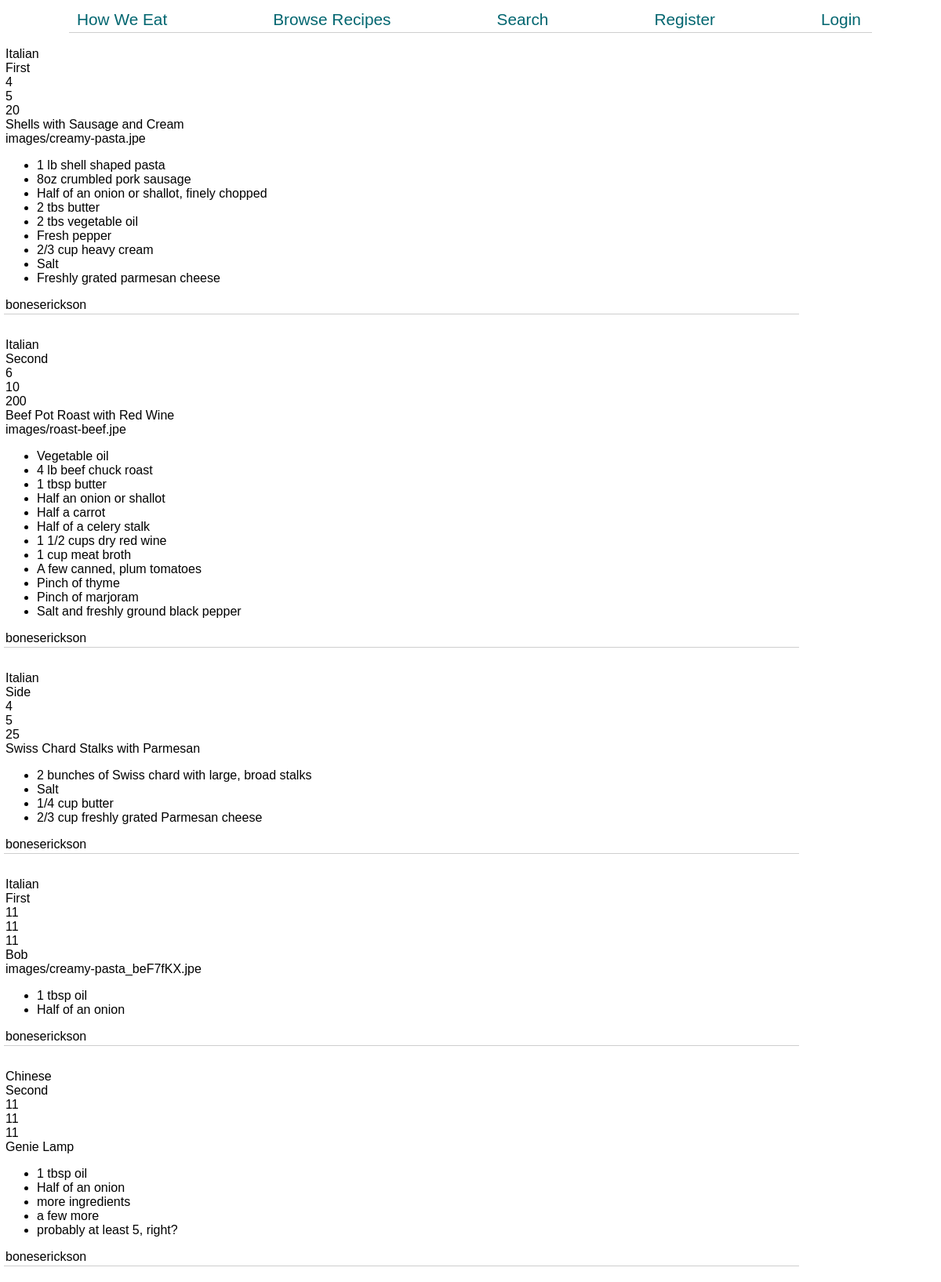
The page /profile/boneserickson on the database as committed earlier.
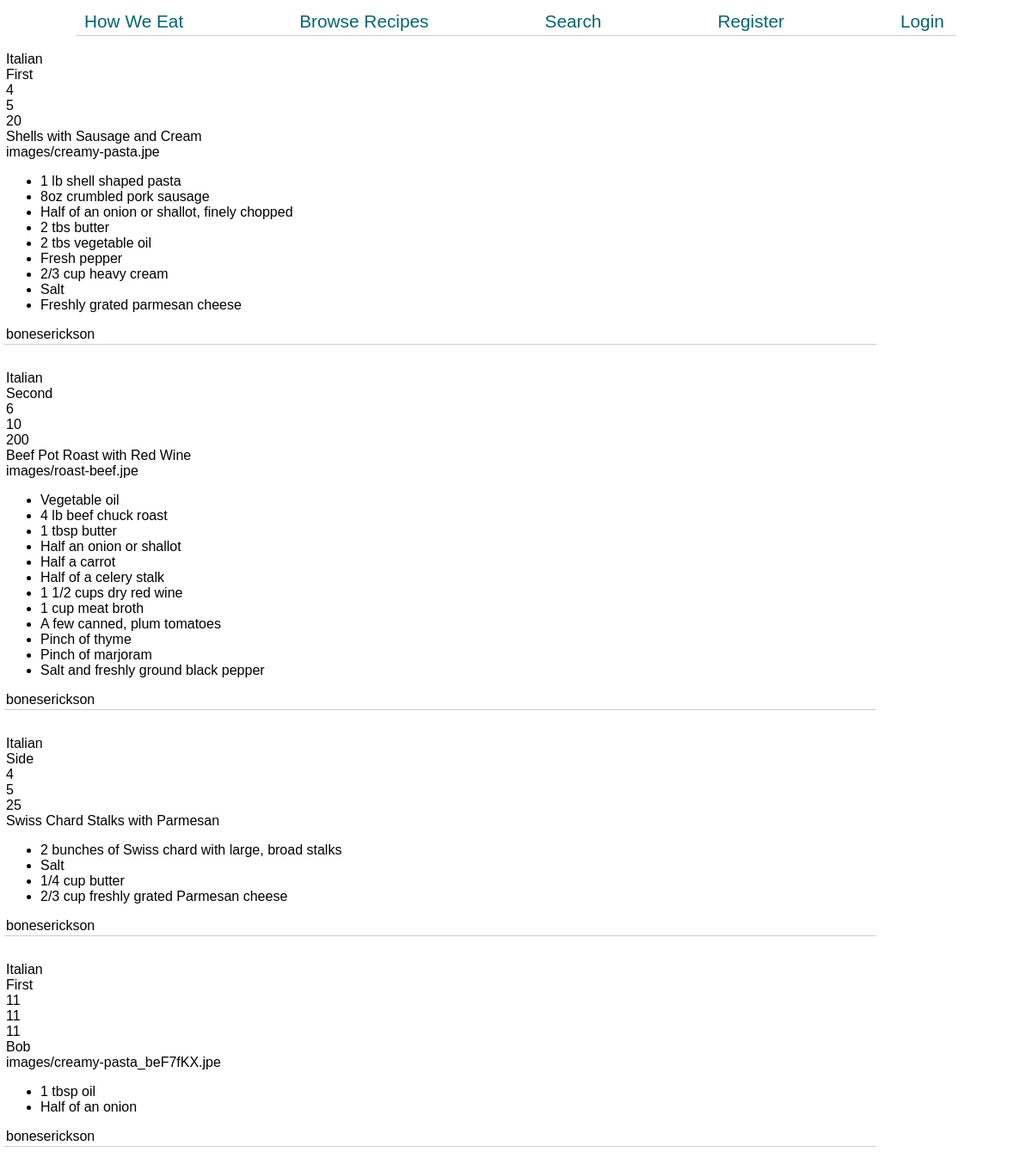
The same page on the database as committed later.
### cooking/models.py (models this page shows, shortened)
class RecipeItem(models.Model):
    name = models.CharField(max_length=100)
    image = models.ImageField(blank=True, upload_to='images/')
    prep_time = models.IntegerField()
    cook_time = models.IntegerField()
    servings = models.IntegerField()
    ingredients = models.TextField()
    directions = models.TextField()
    course = models.CharField(max_length=30)
    cuisine = models.CharField(max_length=30)
    creator = models.ForeignKey(User, on_delete=models.CASCADE)

class User(AbstractUser):
    pass

### cooking/views.py (the view)
# urls.py: path('profile/<str:username>', views.profile, name="profile"),
def profile(request, username):
    user = User.objects.get(username=username)
    recipe_items = RecipeItem.objects.filter(creator=user)
    for recipe_item in recipe_items:
        recipe_item.ingredients = markdown2.markdown(recipe_item.ingredients)
        recipe_item.directions = markdown2.markdown(recipe_item.directions)
    return render(request, "cooking/profile.html", {
        'recipe_items': recipe_items
    })

### cooking/templates/cooking/profile.html
{% extends "cooking/layout.html" %}
{% block body %}
<div class="recipe-container">
    {% for recipe_item in recipe_items %}
        <div class="recipe-box">
            <div>{{ recipe_item.cuisine }}</div>
            <div>{{ recipe_item.course }}</div>
            <div>{{ recipe_item.servings }}</div>
            <div>{{ recipe_item.prep_time }}</div>
            <div>{{ recipe_item.cook_time }}</div>
            <div>{{ recipe_item.name }}</div>
            <div>{{ recipe_item.image }}</div>
            <div>{{ recipe_item.ingredients|safe }}</div>
            <div>{{ recipe_item.creator }}</div>
        </div>
    {% endfor %}
    </div>
{% endblock %}

### cooking/templates/cooking/layout.html (shortened to what this page needs)
{% load static %}
<!DOCTYPE html>
<html lang="en">
    <head>
        <link href="{% static 'cooking/styles.css' %}" rel="stylesheet">
    </head>
    <body>
        <header class="nav-container">
            <nav class="nav-bar">
                <ul class="nav-links">
                    <a class="site-header" href="{% url 'index' %}">How We Eat</a>
                    <li class="nav-item"><a href="{% url 'browse' %}">Browse Recipes</a></li>
                    <li class="nav-item"><a href="{% url 'search' %}">Search</a></li>
                    {% if user.is_authenticated %}
                    <li class="nav-item"><a href="{% url 'logout' %}">Logout</a></li>
                    <li class="nav-item"><a href="{% url 'profile' request.user %}">{{ request.user }}</a></li>
                    {% else %}
                    <li class="nav-item"><a href="{% url 'register' %}">Register</a></li>
                    <li class="nav-item"><a href="{% url 'login' %}">Login</a></li>
                    {% endif %}
                </ul>
            </nav>
    </header>
        <div class="body">
            {% block body %}
            {% endblock %}
        </div>
    </body>
</html>

### cooking/static/cooking/styles.css (style rules this page uses)
body { font-family: Arial, Helvetica, sans-serif; margin: 0; padding: 0; min-width: 400px; }
a { text-decoration: none; }
a:link, a:visited { color: #026670; }
.nav-container { display: flex; justify-content: center; align-items: center; height: 50px; }
.nav-bar { width: 1024px; border-bottom: 1px solid rgb(206, 206, 206) }
.nav-links { margin: 0 10px; padding: 0.2em 0.2em 0.2em 0; display: flex; justify-content: space-between; flex-wrap: wrap; font-size: 1.3em;; list-style: none; }
.nav-item { display: flex; padding-left: .4em; }
.recipe-container { display: flex; width: 1024px; justify-content: center; flex-direction: column; }
.recipe-box { margin: 5px 5px 20px 5px; padding: 5px 2px 2px 2px; border-bottom: 1px solid rgb(206, 206, 206) }

Rows that differ between the two databases and show on the page:
removed RecipeItem: cuisine "Chinese", course "Second", servings "11", prep_time "11", cook_time "11", name "Genie Lamp", ingredients "1 tbsp oil Half of an onion more ingredients a few more probably at least 5, right?", creator "boneserickson"
